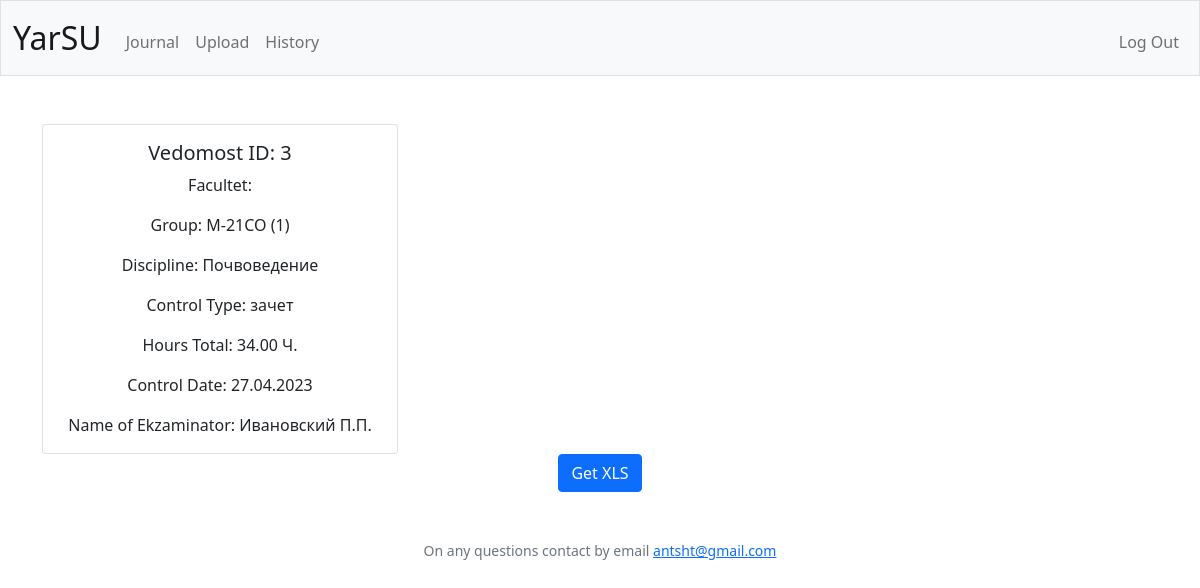
The app's page /vedomost?id=3 (signed in) with its own data.
### tables this page shows
CREATE TABLE "vedomosti" (
	"id"	INTEGER NOT NULL UNIQUE,
	"group_id"	INTEGER NOT NULL,
	"discipline"	TEXT NOT NULL,
	"control_type"	TEXT NOT NULL,
	"name_of_ekzaminator"	TEXT NOT NULL,
	"hours_total"	INTEGER NOT NULL,
	"control_date"	TEXT NOT NULL,
	PRIMARY KEY("id" AUTOINCREMENT)
);

CREATE TABLE "groups" (
	"id"	INTEGER NOT NULL UNIQUE,
	"name"	TEXT NOT NULL UNIQUE,
	"facultet"	INTEGER NOT NULL DEFAULT 0,
	"uplan"	INTEGER NOT NULL DEFAULT 0,
	"kurs"	INTEGER NOT NULL DEFAULT 0,
	PRIMARY KEY("id")
);

### app.py (the view, shortened to what this page needs)
@app.route("/vedomost", methods=["GET", "POST"])
@login_required
def vedomost():
    if request.method == "GET":
        if not request.args.get("id") or len(request.args.get("id")) == 0:
            return redirect("/")
        id = int(request.args.get("id"))
        vedomosti = get_vedomosti(id)
        return render_template(
            "vedomost.html",
            vedomosti=vedomosti)

### app.py (called while the page is built)
@app.after_request
def after_request(response):
    response.headers["Cache-Control"] = "no-cache, no-store, must-revalidate"
    response.headers["Expires"] = 0
    response.headers["Pragma"] = "no-cache"
    return response

### database.py (called while the page is built, shortened)
def get_vedomosti(id=None):
    if id:
        return db.execute("SELECT vedomosti.id, vedomosti.group_id, vedomosti.discipline, vedomosti.control_type, vedomosti.name_of_ekzaminator, vedomosti.hours_total, vedomosti.control_date, groups.name as g_name, facultets.name as f_name FROM vedomosti LEFT JOIN groups on vedomosti.group_id = groups.id LEFT JOIN facultets ON groups.facultet = facultets.id WHERE vedomosti.id = ?;", id)

### helpers.py (called while the page is built)
def login_required(f):
    @wraps(f)
    def decorated_function(*args, **kwargs):
        if session.get("user_id") is None:
            return redirect("/login")
        return f(*args, **kwargs)
    return decorated_function

def format_hrs(value):
    return f"{value:,.2f} Ч."

### sql.py (called while the page is built, shortened)
def _enable_logging(f):
    import logging
    import functools
    import os
    @functools.wraps(f)
    def decorator(*args, **kwargs):
        try:
            import flask
        except ModuleNotFoundError:
            return f(*args, **kwargs)
        disabled = logging.getLogger("cs50").disabled
        if flask.current_app and os.getenv("FLASK_ENV") == "development":
            logging.getLogger("cs50").disabled = False
        try:
            return f(*args, **kwargs)
        finally:
            logging.getLogger("cs50").disabled = disabled
    return decorator

def _parse_placeholder(token):
    import re
    import sqlparse
    if not isinstance(token, sqlparse.sql.Token) or token.ttype != sqlparse.tokens.Name.Placeholder:
        raise TypeError()
    if token.value == "?":
        return "qmark", None

    def _disconnect(self):
        if hasattr(_data, self._name()):
            getattr(_data, self._name()).close()
            delattr(_data, self._name())

    def _name(self):
        return str(hash(self))

        def connect(dbapi_connection, connection_record):
            try:
                if isinstance(dbapi_connection, sqlite3.Connection):  # If back end is sqlite
                    cursor = dbapi_connection.cursor()
                    cursor.execute("PRAGMA foreign_keys=ON")
                    cursor.close()
            except:
                pass

### templates/vedomost.html (shortened to what this page needs)
{% extends "layout.html" %}
{% block main %}
{% for vedomost in vedomosti %}
<div class="container">
    <div class="row">
       <div class="col-md-4">
         <div class="card">
           <div class="card-body">
             <h5 class="card-title">Vedomost ID: {{ vedomost.id }}</h5>
             <p class="card-text">Facultet: {{ vedomost.f_nane }}</p>
             <p class="card-text">Group: {{ vedomost.g_name }} ({{ vedomost.group_id }})</p>
             <p class="card-text">Discipline: {{ vedomost.discipline }}</p>
             <p class="card-text">Control Type: {{ vedomost.control_type }}</p>
             <p class="card-text">Hours Total: {{ vedomost.hours_total | hrs }}</p>
             <p class="card-text">Control Date: {{ vedomost.control_date }}</p>
             <p class="card-text">Name of Ekzaminator: {{ vedomost.name_of_ekzaminator }}</p>
           </div>
         </div>
       </div>
    </div>
   </div>
   <form action="/vedomost" method="post">
    <button class="btn btn-primary" type="submit">Get XLS</button>
</form>
{% endfor %}
{% endblock %}

### records on screen
vedomosti: id "3", g_name "М-21СО", group_id "1", discipline "Почвоведение", control_type "зачет", hours_total|hrs "34.00 Ч.", control_date "27.04.2023", name_of_ekzaminator "Ивановский П.П."
